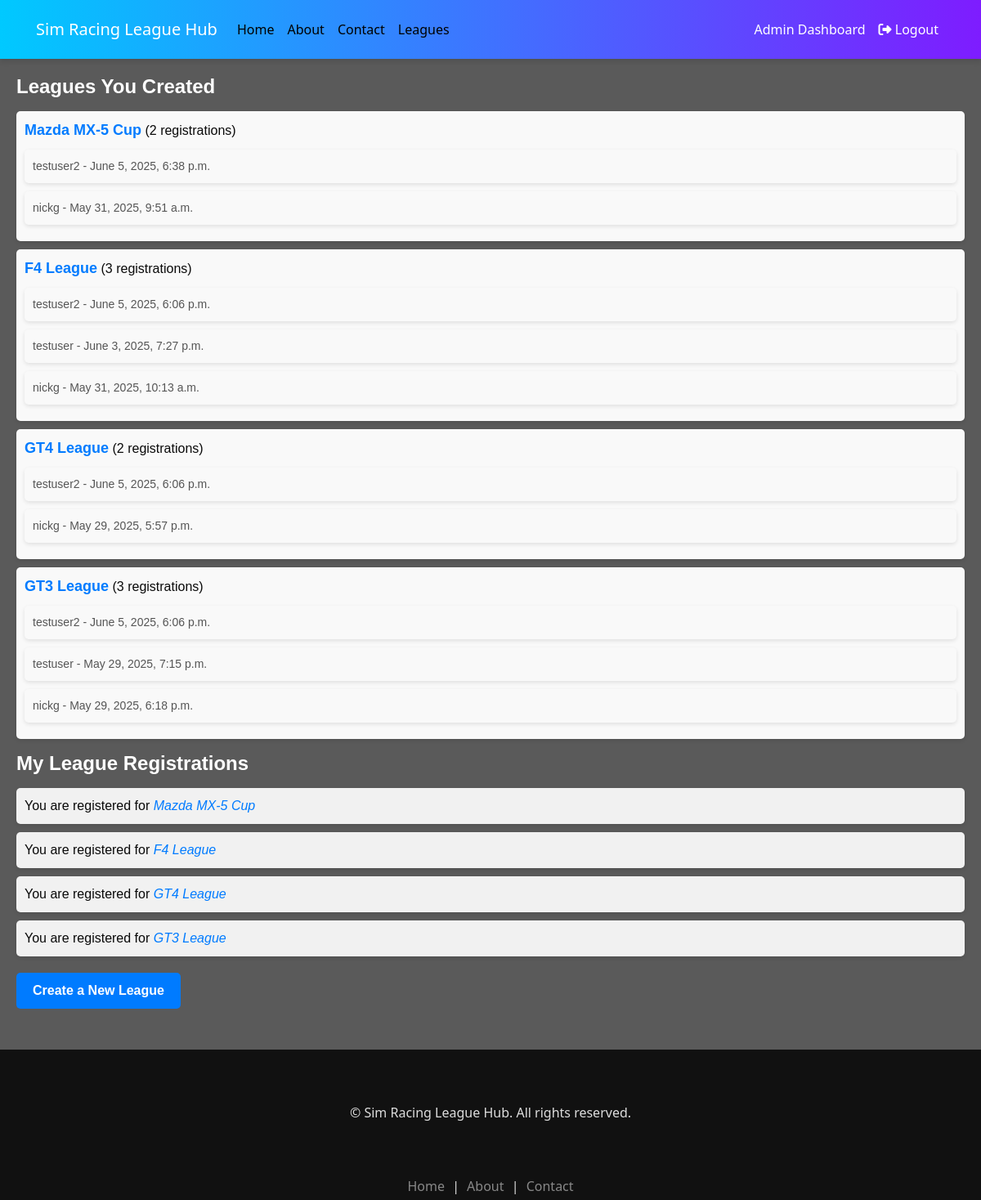
The app's page /users/admin/dashboard/ (signed in) with its own data.
### leagues/models.py (models this page shows, shortened)
class League(models.Model):
    title = models.CharField(max_length=100)
    cars = models.ManyToManyField('Car', related_name='leagues')
    race_day = models.CharField(max_length=78)
    race_time = models.TimeField(null=True, blank=True)
    created_on = models.DateTimeField(auto_now_add=True)
    image = models.ImageField(upload_to="leagues/", blank=True, null=True)
    max_participants = models.PositiveIntegerField(default=20)
    created_by = models.ForeignKey(
        settings.AUTH_USER_MODEL,
        on_delete=models.CASCADE,
        related_name='leagues_created',
        null=True,  # Only if you're adding this after leagues already exist
        blank=True
    )
    @property
    def participants(self):
        from django.contrib.auth import get_user_model
        User = get_user_model()
        return User.objects.filter(leagueregistration__league=self)

class LeagueRegistration(models.Model):
    user = models.ForeignKey(settings.AUTH_USER_MODEL, on_delete=models.CASCADE)
    league = models.ForeignKey(League, on_delete=models.CASCADE)
    registered_at = models.DateTimeField(auto_now_add=True)
    class Meta:
        unique_together = ('user', 'league')

### users/models.py (models this page shows, shortened)
class User(AbstractUser):
    ROLE_CHOICES = (
        ('racer', 'Racer'),
        ('admin', 'Admin'),
    )
    role = models.CharField(max_length=10, choices=ROLE_CHOICES, default='racer')
    def is_league_admin(self):
        return self.role == 'admin'

### users/views.py (the view)
# urls.py: path('admin/dashboard/', views.admin_dashboard, name='admin_dashboard'),
@login_required
@admin_required
def admin_dashboard(request):
    user = request.user
    leagues_created = League.objects.filter(created_by=user).order_by('-created_on')
    for league in leagues_created:
        league.registered_users = league.participants.all()
        league.registration_count = league.participants.count()
        league.recent_registrations = LeagueRegistration.objects.filter(
            league=league
        ).select_related('user').order_by('-registered_at')
    leagues_registered = League.objects.filter(
        leagueregistration__user=user
    ).order_by('-created_on').distinct()
    all_recent_registrations = LeagueRegistration.objects.filter(
        league__created_by=user
    ).select_related('user', 'league').order_by('-registered_at')[:10]
    return render(request, 'users/admin/dashboard.html', {
        'leagues_created': leagues_created,
        'leagues_registered': leagues_registered,
        'all_recent_registrations': all_recent_registrations,
    })

### users/views.py (called while the page is built)
def admin_required(view_func):
    @wraps(view_func)
    def wrapper(request, *args, **kwargs):
        if not request.user.is_authenticated:
            messages.error(request, "Please log in to access this page.")
            return redirect('login')
        if not request.user.is_league_admin():
            messages.error(request, "Admin access required to perform this action.")
            return render(request, '403.html', {
                'error_message': 'Admin access required',
                'redirect_url': reverse_lazy('racer_dashboard')
            }, status=403)
        return view_func(request, *args, **kwargs)
    return wrapper

### templates/users/admin/dashboard.html (shortened to what this page needs)
{% extends 'base.html' %}
{% block css %}
<link rel="stylesheet" href="/static/css/users.css">
{% endblock %}
{% block content %}
  <div class="container">
    <h2>Leagues You Created</h2>
    <div class="league-list">
      {% if leagues_created %}
        <ul>
          {% for league in leagues_created %}
            <li>
              <strong>{{ league.title }}</strong> ({{ league.registration_count }} registrations)
              <ul>
                {% for registration in league.recent_registrations %}
                  <li>{{ registration.user.username }} - {{ registration.registered_at }}</li>
                {% endfor %}
              </ul>
            </li>
          {% endfor %}
        </ul>
      {% else %}
        <p>You haven't created any leagues yet.</p>
      {% endif %}
    </div>
    <h3>My League Registrations</h3>
    <div class="recent-registrations">
      {% if leagues_registered %}
        <ul>
          {% for league in leagues_registered %}
            <li>
              You are registered for <em>{{ league.title }}</em>
            </li>
          {% endfor %}
        </ul>
      {% else %}
        <p>You haven't registered for any leagues yet.</p>
      {% endif %}
    </div>
    <div class="actions">
      <a href="{% url 'league_create' %}">Create a New League</a>
    </div>
  </div>
{% endblock %}

### static/css/base.css (style rules this page uses)
html, body { padding: 0; margin: 0; min-height: 100vh; color: rgb(255, 255, 255); font-size: 16px; height: 100%; }
body { background-color: rgb(90, 90, 90); }

### static/css/users.css (style rules this page uses)
.container { max-width: 1200px; margin: 0 auto; padding: 20px; font-family: Arial, sans-serif; color: #0a0a0a; }
h2, h3 { font-size: 24px; color: #ffffff; margin-bottom: 15px; font-weight: bold; }
.league-list ul { list-style-type: none; padding: 0; }
.league-list li { background-color: #f9f9f9; margin-bottom: 10px; padding: 10px; border-radius: 5px; box-shadow: 0 2px 5px rgba(0, 0, 0, 0.1); }
.league-list li strong { font-size: 18px; color: #007bff; }
.league-list li ul { margin-top: 10px; }
.league-list li ul li { font-size: 14px; color: #555; }
.actions { margin-top: 20px; }
.actions a { display: inline-block; padding: 10px 20px; background-color: #007bff; color: #fff; font-weight: bold; text-decoration: none; border-radius: 5px; transition: background-color 0.3s ease; }
.recent-registrations ul { list-style-type: none; padding: 0; }
.recent-registrations li { margin-bottom: 10px; padding: 10px; background-color: #f1f1f1; border-radius: 5px; box-shadow: 0 2px 5px rgba(0, 0, 0, 0.1); }
.recent-registrations em { font-style: italic; color: #007bff; }

### records on screen
League: title "Mazda MX-5 Cup", registration_count "2"
LeagueRegistration: user.username "testuser2", registered_at "June 5, 2025, 6:38 p.m."
LeagueRegistration: user.username "nickg", registered_at "May 31, 2025, 9:51 a.m."
League: title "F4 League", registration_count "3"
LeagueRegistration: user.username "testuser2", registered_at "June 5, 2025, 6:06 p.m."
LeagueRegistration: user.username "testuser", registered_at "June 3, 2025, 7:27 p.m."
LeagueRegistration: user.username "nickg", registered_at "May 31, 2025, 10:13 a.m."
League: title "GT4 League", registration_count "2"
LeagueRegistration: user.username "testuser2", registered_at "June 5, 2025, 6:06 p.m."
LeagueRegistration: user.username "nickg", registered_at "May 29, 2025, 5:57 p.m."
League: title "GT3 League", registration_count "3"
LeagueRegistration: user.username "testuser2", registered_at "June 5, 2025, 6:06 p.m."
LeagueRegistration: user.username "testuser", registered_at "May 29, 2025, 7:15 p.m."
LeagueRegistration: user.username "nickg", registered_at "May 29, 2025, 6:18 p.m."
